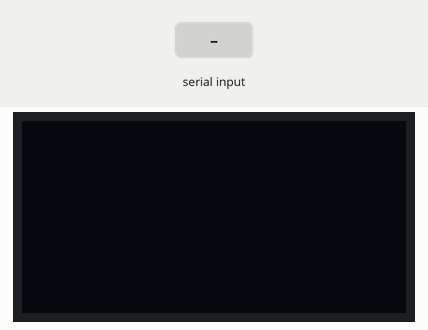
The sketch below on a simulated Arduino Uno, built with avr-gcc and run on an emulated ATmega328P. Shown: 128×64 one-colour display. Inputs (shaded band) come from the test bench. What the sketch prints to the serial monitor is not drawn.

Above: at 2.2 s.
2.3 s: "V=32.26\n" received over the second serial link
At 4.3 s:
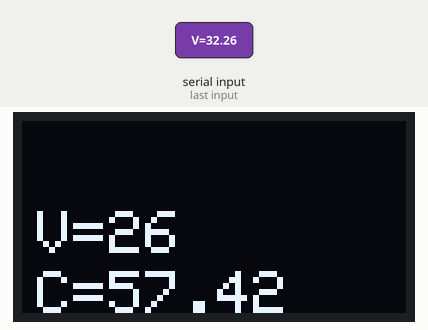
4.6 s: "90,45\n" received over the second serial link
At 6.3 s:
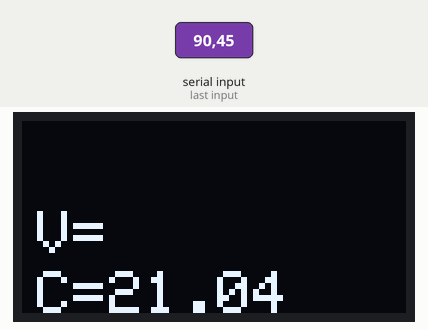
6.8 s: "200\n" received over the second serial link
At 7.6 s:
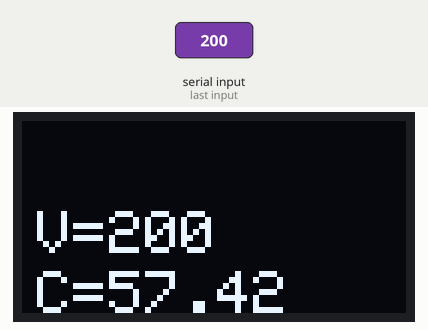
8.3 s: "V=32.26\n" received over the second serial link
At 8.9 s:
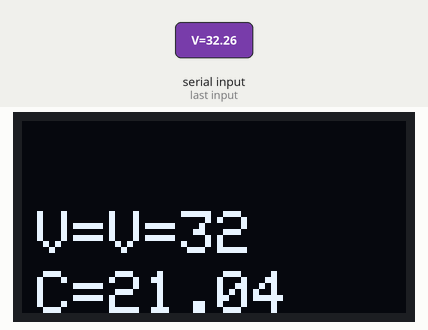
10.5 s: "30,150\n" received over the second serial link
At 11.0 s:
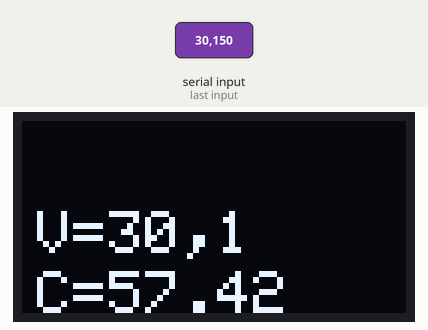
Timing chart, 0 to 13.5 s (numbered marks = the images above; inputs shaded):
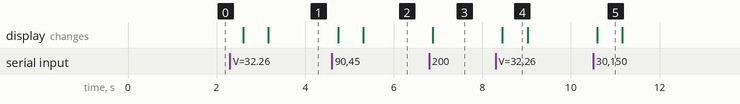

The sketch:

LED_Blink_Slave.ino
```cpp
#include <SoftwareSerial.h>
#include <SPI.h>
#include <Wire.h>
#include <Adafruit_GFX.h>
#include <Adafruit_SSD1306.h>
#include <stdlib.h>


#define GREEN_LED 11
#define YELLOW_LED 12
#define RED_LED 10


#define SCREEN_WIDTH 128 // OLED display width, in pixels
#define SCREEN_HEIGHT 64 // OLED display height, in pixels

// Declaration for an SSD1306 display connected to I2C (SDA, SCL pins)
//#define OLED_ADDR 0x3C // Reset pin # (or -1 if sharing Arduino reset pin)

Adafruit_SSD1306 display(SCREEN_WIDTH, SCREEN_HEIGHT);

const byte rxPin = 4;
const byte txPin = 5;

char c = ' ';
char light = ' ';
String strVoltage = "";

float voltage = 0.00;

// Set up a new SoftwareSerial object
SoftwareSerial BT (rxPin, txPin);


void setup()
{
  // Define pin modes for TX and RX
    pinMode(rxPin, INPUT);
    pinMode(txPin, OUTPUT);

    Serial.begin(9600);
    BT.begin(38400);


    display.begin(SSD1306_SWITCHCAPVCC, 0x3C);

    display.clearDisplay();

    display.setTextSize(2.0);
    display.setTextColor(WHITE);


    //***Serial.println("Ready Setup");
    delay(1000);                       // Last attempt, delay until
    //BT.write("AT\r\n");                // "AT" command is sent over software

 }


void loop()
{

  delay(500);                        // serial port. After delay,
  display.clearDisplay();

  if (BT.available() > 0) {
         // do nothing other than report chars
    c = BT.read();
    //light = c;
    //Serial.write("Reached here");
    Serial.write(c);                 // anything is available
    strVoltage="";

    for (int i = 1; i <= 4; i++)
      {
        Serial.println("Reached while");
         strVoltage=strVoltage + c;
         delay(10);
         c = BT.read();
      }// end while


   Serial.println("Voltage = " +  strVoltage);
   voltage = strVoltage.toFloat();
   Serial.println("Voltage F = " +  String(voltage));

   // OLED display

   display.clearDisplay();
   display.setCursor(5,30);
   //display.println("V=32.26");
   display.println("V=" + strVoltage);
   //display.setCursor(5,50);
   //display.println("C= 9.67");

   // light

   digitalWrite(GREEN_LED, LOW);
   digitalWrite(YELLOW_LED, LOW);
   digitalWrite(RED_LED, LOW);

    if(voltage < 2.5){
        digitalWrite(GREEN_LED, HIGH);
        digitalWrite(YELLOW_LED, LOW);
        digitalWrite(RED_LED, LOW);

        display.setCursor(5,50);
         display.println("C=21.04");
         display.display();
    }

    else
    if(voltage > 2.5 && voltage < 4.0){
        digitalWrite(GREEN_LED, LOW);
        digitalWrite(YELLOW_LED, HIGH);
        digitalWrite(RED_LED, LOW);

        display.setCursor(5,50);
         display.println("C=36.57");
         display.display();

    }
    else
    if(voltage > 4.0){
        digitalWrite(GREEN_LED, LOW);
        digitalWrite(YELLOW_LED, LOW);
        digitalWrite(RED_LED, HIGH);

         display.setCursor(5,50);
         display.println("C=57.42");
         display.display();

    }


        //Serial.println("Inside loop");
  }

  //delay(500);
  //Serial.println("Ready loop");


 //AT command activate
/*****************************************
  if (BT.available() > 0) {
         // do nothing other than report chars
    //Serial.print("Reached here BT");
    c = BT.read();                   // from software serial port as long as
    Serial.write(c);                 // anything is available
  }
  if (Serial.available() > 0) {   // Left over from previous code
        c = Serial.read();               // to send ASCII from PC serial monitor
    Serial.write(c);                 // to HC-05 in case we get that far.
    BT.write(c);                     // [Spoiler Alert] We haven't.
  }
******************************************/
 }
```

Measured:
- after the input at 2.3 s, the display: first changes after 0.30 s (image 1 shows a later state)
- after the input at 4.6 s, the display: first changes after 0.14 s (image 2 shows a later state)
- after the input at 6.8 s, the display: changes after 0.08 s (image 3)
- after the input at 8.3 s, the display: changes after 0.15 s (image 4)
- after the input at 10.5 s, the display: changes after 0.09 s (image 5)
- what the display in image 4 shows lasts 0.5 s, from 8.5 s to 9.0 s
